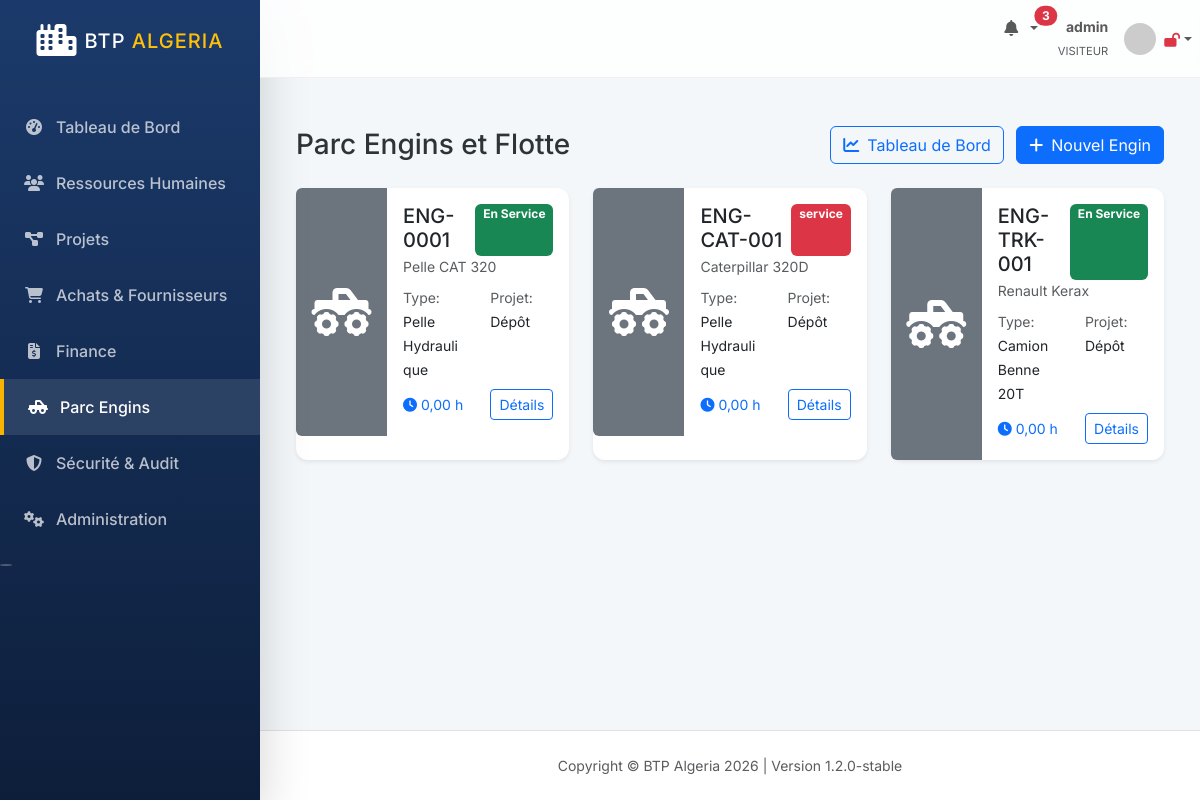
The page /fleet/engins/ (signed in) on the database its author committed.
### apps/fleet/models.py (models this page shows, shortened)
class Engin(models.Model):
    ETAT_CHOICES = (
        ('en_service', 'En Service'),
        ('en_maintenance', 'En Maintenance'),
        ('hs', 'Hors Service'),
        ('loue', 'Loué'),
        ('vendu', 'Vendu'),
        ('au_depot', 'Au Dépôt'),
    )
    code = models.CharField(max_length=50, unique=True, blank=True)
    designation = models.CharField(max_length=300)
    type_engin = models.ForeignKey(TypeEngin, on_delete=models.RESTRICT)
    marque = models.CharField(max_length=100)
    modele = models.CharField(max_length=100)
    numero_serie = models.CharField(max_length=100, unique=True)
    immatriculation = models.CharField(max_length=20, blank=True)
    annee_fabrication = models.PositiveIntegerField()
    annee_mise_en_service = models.PositiveIntegerField()
    valeur_achat_dzd = models.DecimalField(max_digits=15, decimal_places=2)
    taux_amortissement_annuel = models.DecimalField(max_digits=5, decimal_places=2)
    valeur_residuelle_dzd = models.DecimalField(max_digits=15, decimal_places=2, blank=True)
    taux_location_journalier_dzd = models.DecimalField(max_digits=15, decimal_places=2, default=0)
    projet_actuel = models.ForeignKey('projects.Projet', on_delete=models.SET_NULL, null=True, blank=True)
    date_affectation = models.DateField(null=True, blank=True)
    etat = models.CharField(max_length=20, choices=ETAT_CHOICES, default='au_depot')
    compteur_heures = models.DecimalField(max_digits=10, decimal_places=2, default=0)
    compteur_km = models.PositiveIntegerField(default=0)
    prochain_ct_date = models.DateField(null=True, blank=True)
    expiration_assurance = models.DateField(null=True, blank=True)
    consommation_moyenne_lh = models.DecimalField(max_digits=5, decimal_places=2, default=0)
    photo = models.ImageField(upload_to='fleet/photos/', null=True, blank=True)
    carte_grise = models.FileField(upload_to='fleet/docs/', null=True, blank=True)
    police_assurance = models.FileField(upload_to='fleet/docs/', null=True, blank=True)
    is_active = models.BooleanField(default=True)
    created_at = models.DateTimeField(auto_now_add=True)
    updated_at = models.DateTimeField(auto_now=True)
    created_by = models.ForeignKey(User, on_delete=models.SET_NULL, null=True)

class TypeEngin(models.Model):
    nom = models.CharField(max_length=100)
    consommation_ref_lh = models.DecimalField(max_digits=5, decimal_places=2)

### apps/fleet/views.py (the view)
# urls.py: path('engins/', views.EnginListView.as_view(), name='engin_list'),
class EnginListView(LoginRequiredMixin, ListView):
    model = Engin
    template_name = 'fleet/engin_list.html'
    context_object_name = 'engins'

### templates/fleet/engin_list.html (shortened to what this page needs)
{% extends 'base.html' %}
{% block content %}
<div class="container-fluid py-4">
    <div class="d-flex justify-content-between align-items-center mb-4">
        <h1 class="h3 mb-0 text-gray-800">Parc Engins et Flotte</h1>
        <div>
            <a href="{% url 'fleet_dashboard' %}" class="btn btn-outline-primary me-2">
                <i class="fas fa-chart-line me-2"></i>Tableau de Bord
            </a>
            <a href="{% url 'engin_add' %}" class="btn btn-primary">
                <i class="fas fa-plus me-2"></i>Nouvel Engin
            </a>
        </div>
    </div>
    <div class="row row-cols-1 row-cols-md-2 row-cols-xl-3 g-4">
        {% for engin in engins %}
        <div class="col">
            <div class="card h-100 shadow-sm border-0">
                <div class="row g-0">
                    <div class="col-md-4">
                        {% if engin.photo %}
                            <img src="{{ engin.photo.url }}" class="img-fluid rounded-start h-100 object-fit-cover" alt="{{ engin.designation }}">
                        {% else %}
                            <div class="bg-secondary text-white d-flex align-items-center justify-content-center h-100 rounded-start" style="min-height: 150px;">
                                <i class="fas fa-truck-monster fa-3x"></i>
                            </div>
                        {% endif %}
                    </div>
                    <div class="col-md-8">
                        <div class="card-body">
                            <div class="d-flex justify-content-between">
                                <h5 class="card-title font-weight-bold mb-1">{{ engin.code }}</h5>
                                <span class="badge {% if engin.etat == 'en_service' %}bg-success{% elif engin.etat == 'en_maintenance' %}bg-warning text-dark{% else %}bg-danger{% endif %}">
                                    {{ engin.get_etat_display }}
                                </span>
                            </div>
                            <p class="card-text text-muted small mb-2">{{ engin.designation }}</p>
                            <div class="row mb-2">
                                <div class="col-6">
                                    <small class="text-muted">Type:</small><br>
                                    <span class="small font-weight-bold">{{ engin.type_engin.nom }}</span>
                                </div>
                                <div class="col-6">
                                    <small class="text-muted">Projet:</small><br>
                                    <span class="small font-weight-bold">{{ engin.projet_actuel.reference|default:"Dépôt" }}</span>
                                </div>
                            </div>
                            <div class="d-flex justify-content-between align-items-center">
                                <span class="small text-primary"><i class="fas fa-clock me-1"></i>{{ engin.compteur_heures }} h</span>
                                <a href="{% url 'engin_detail' engin.pk %}" class="btn btn-sm btn-outline-primary">Détails</a>
                            </div>
                        </div>
                    </div>
                </div>
            </div>
        </div>
        {% endfor %}
    </div>
</div>
{% endblock %}

### templates/base.html (shortened to what this page needs)
{% load static %}
<!DOCTYPE html>
<html lang="fr" dir="ltr">
<head>
    <link href="https://cdn.jsdelivr.net/npm/bootstrap@5.3.2/dist/css/bootstrap.min.css" rel="stylesheet">
    <link rel="stylesheet" href="https://cdnjs.cloudflare.com/ajax/libs/font-awesome/6.4.0/css/all.min.css">
    <link rel="stylesheet" href="{% static 'css/btp_custom.css' %}">
</head>
<body id="page-top">
    <div id="wrapper">
        <nav class="sidebar shadow-lg" id="accordionSidebar">
            <div class="sidebar-brand d-flex align-items-center justify-content-center py-4">
                <div class="sidebar-brand-icon me-2">
                    <i class="fas fa-city text-white fa-2x"></i>
                </div>
                <div class="sidebar-brand-text text-white font-weight-bold h5 mb-0">BTP <span class="text-warning">Algeria</span></div>
            </div>
            <hr class="sidebar-divider my-0 bg-white opacity-25">
            <div class="sidebar-content mt-3">
                {% for item in menu_items %}
                    <a class="nav-link {% if request.resolver_match.url_name == item.url %}active{% endif %}" href="{% url item.url %}">
                        <i class="{{ item.icon }}"></i>
                        <span>{{ item.name }}</span>
                    </a>
                {% endfor %}
            </div>
            <div class="text-center d-none d-md-inline mt-5">
                <button class="rounded-circle border-0 bg-white opacity-25" id="sidebarToggle"></button>
            </div>
        </nav>
        <div id="content-wrapper" class="d-flex flex-column">
            <div id="content">
                <nav class="navbar navbar-expand navbar-light navbar-custom topbar mb-4 static-top">
                    <ul class="navbar-nav ms-auto">
                        <li class="nav-item dropdown no-arrow mx-1">
                            <a class="nav-link dropdown-toggle position-relative" href="{% url 'notifications' %}" id="alertsDropdown">
                                <i class="fas fa-bell fa-fw text-gray-400"></i>
                                {% if notifications_count > 0 %}
                                    <span class="position-absolute top-2 start-100 translate-middle badge rounded-pill bg-danger">
                                        {{ notifications_count }}
                                    </span>
                                {% endif %}
                            </a>
                        </li>
                        <li class="nav-item dropdown no-arrow">
                            <a class="nav-link dropdown-toggle d-flex align-items-center" href="#" id="userDropdown" role="button" data-bs-toggle="dropdown">
                                <div class="text-end me-3 d-none d-lg-block">
                                    <span class="text-gray-600 small fw-bold d-block">{{ user.get_full_name|default:user.username }}</span>
                                    <span class="text-muted extra-small" style="font-size: 0.7rem;">{{ user.groups.first.name|upper|default:"VISITEUR" }}</span>
                                </div>
                                <img class="img-profile rounded-circle" src="https://ui-avatars.com/api/?name={{ user.username }}&background=1B3A6B&color=fff" width="32" height="32">
                                <span class="ms-2">
                                    {% if is_2fa_enabled %}
                                        <i class="fas fa-lock text-success small" title="2FA Activé"></i>
                                    {% else %}
                                        <i class="fas fa-lock-open text-danger small" title="2FA Désactivé"></i>
                                    {% endif %}
                                </span>
                            </a>
                        </li>
                    </ul>
                </nav>
                <div class="container-fluid px-4 pb-4">
                    {% block content %}{% endblock %}
                </div>
            </div>
            <footer class="sticky-footer bg-white py-4 mt-auto border-top">
                <div class="container my-auto">
                    <div class="copyright text-center my-auto small text-muted">
                        <span>Copyright &copy; BTP Algeria 2026 | Version 1.2.0-stable</span>
                    </div>
                </div>
            </footer>
        </div>
    </div>
</body>
</html>

### static/css/btp_custom.css (style rules this page uses)
:root { --primary-color: #1B3A6B; --secondary-color: #F8B400; --sidebar-width: 260px; --bg-light: #F4F7FA; --text-dark: #2D3436; --glass-bg: rgba(255, 255, 255, 0.8); --shadow-sm: 0 2px 10px rgba(0,0,0,0.05); --shadow-md: 0 4px 20px rgba(0,0,0,0.08); }
body { font-family: 'Inter', sans-serif; background-color: var(--bg-light); color: var(--text-dark); }
#wrapper { display: flex; }
.sidebar { width: var(--sidebar-width); min-height: 100vh; background: linear-gradient(180deg, var(--primary-color) 0%, #0D1E3A 100%); position: fixed; z-index: 1000; transition: all 0.3s; }
.sidebar-brand-text { letter-spacing: 1px; text-transform: uppercase; }
.sidebar .nav-link { color: rgba(255, 255, 255, 0.7); padding: 1rem 1.5rem; display: flex; align-items: center; gap: 12px; transition: all 0.2s; font-weight: 500; }
.sidebar .nav-link i { width: 20px; text-align: center; }
.sidebar .nav-link:hover, .sidebar .nav-link.active { color: #fff; background: rgba(255, 255, 255, 0.1); border-left: 4px solid var(--secondary-color); }
#content-wrapper { flex: 1; margin-left: var(--sidebar-width); min-height: 100vh; }
.navbar-custom { background: var(--glass-bg); backdrop-filter: blur(10px); border-bottom: 1px solid rgba(0,0,0,0.05); z-index: 1030 !important; }
.card { border: none; border-radius: 12px; box-shadow: var(--shadow-sm); transition: transform 0.3s, box-shadow 0.3s; }

### rows shown on the page
Engin: code "ENG-0001", etat "En Service", designation "Pelle CAT 320", type_engin.nom "Pelle Hydraulique", projet_actuel.reference "Dépôt", compteur_heures "0,00"
Engin: code "ENG-CAT-001", etat "service", designation "Caterpillar 320D", type_engin.nom "Pelle Hydraulique", projet_actuel.reference "Dépôt", compteur_heures "0,00"
Engin: code "ENG-TRK-001", etat "En Service", designation "Renault Kerax", type_engin.nom "Camion Benne 20T", projet_actuel.reference "Dépôt", compteur_heures "0,00"

### other values the page prints
{{ item.name }} "Tableau de Bord" "Ressources Humaines" "Projets" "Achats & Fournisseurs" "Finance" "Parc Engins" "Sécurité & Audit" "Administration"
{{ notifications_count }} "3"
{{ user.get_full_name|default:user.username }} "admin"
{{ user.groups.first.name|upper|default:"VISITEUR" }} "VISITEUR"
